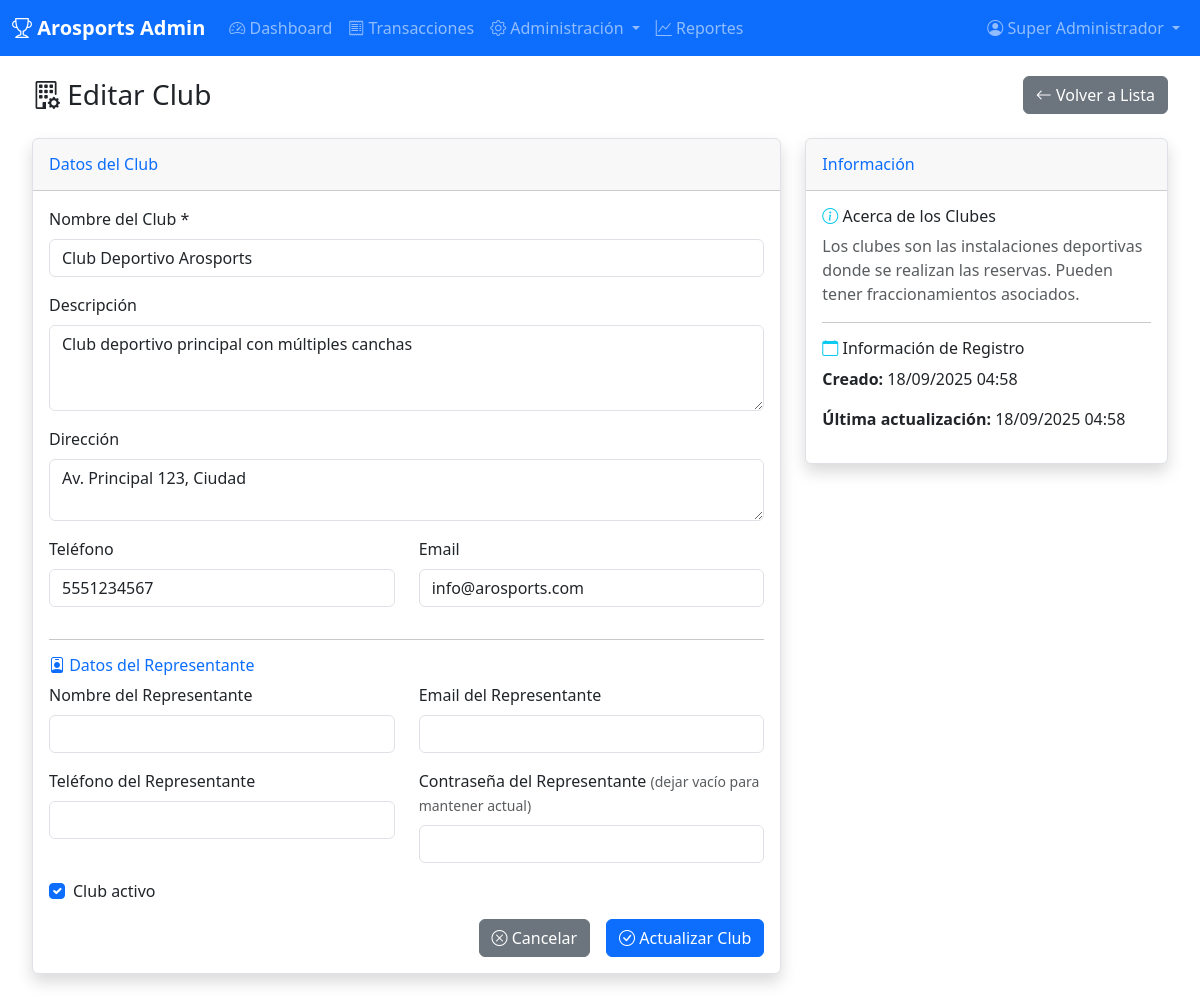
Page /admin/clubes?action=edit&id=1 (signed in) on the committed database.
### tables this page shows
CREATE TABLE `clubes` (
  `id` int(11) NOT NULL AUTO_INCREMENT,
  `nombre` varchar(100) NOT NULL,
  `descripcion` text DEFAULT NULL,
  `direccion` text DEFAULT NULL,
  `telefono` varchar(20) DEFAULT NULL,
  `email` varchar(100) DEFAULT NULL,
  `activo` tinyint(1) DEFAULT 1,
  `fecha_registro` timestamp DEFAULT CURRENT_TIMESTAMP,
  `fecha_actualizacion` timestamp DEFAULT CURRENT_TIMESTAMP ON UPDATE CURRENT_TIMESTAMP,
  PRIMARY KEY (`id`)
);

### controllers/BaseController.php (called while the page is built, shortened)
<?php
class BaseController {
    public function __construct() {
        $database = new Database();
        $this->db = $database->getConnection();
    }
    protected function render($view, $data = []) {
        extract($data);
        include "views/{$view}.php";
        include 'views/layouts/main.php';
    }
}
?>

### config/database.php (called while the page is built, shortened)
<?php
class Database {
    private $host = DB_HOST;
    private $db_name = DB_NAME;
    private $username = DB_USER;
    private $password = DB_PASS;
    private $charset = DB_CHARSET;
    public function getConnection() {
        $this->conn = null;
        try {
            $dsn = "mysql:host=" . $this->host . ";dbname=" . $this->db_name . ";charset=" . $this->charset;
            $this->conn = new PDO($dsn, $this->username, $this->password);
            $this->conn->setAttribute(PDO::ATTR_ERRMODE, PDO::ERRMODE_EXCEPTION);
        } catch(PDOException $exception) {
            echo "Error de conexión: " . $exception->getMessage();
        }
        return $this->conn;
    }
}
?>

### views/admin/clubes/form.php (the view, shortened to what this page needs)
<div class="container-fluid">
    <div class="d-sm-flex align-items-center justify-content-between mb-4">
        <h1 class="h3 mb-0 text-gray-800">
            <i class="bi bi-building-<?= $action === 'create' ? 'add' : 'gear' ?>"></i>
            <?= $action === 'create' ? 'Crear Club' : 'Editar Club' ?>
        </h1>
        <a href="<?= BASE_URL ?>/admin/clubes" class="btn btn-secondary">
            <i class="bi bi-arrow-left"></i> Volver a Lista
        </a>
    </div>
    <div class="row">
        <div class="col-lg-8">
            <div class="card shadow mb-4">
                <div class="card-header py-3">
                    <h6 class="m-0 font-weight-bold text-primary">
                        Datos del Club
                    </h6>
                </div>
                <div class="card-body">
                    <form method="POST" action="<?= BASE_URL ?>/admin/clubes?action=<?= $action ?><?= $action === 'edit' && isset($club) ? '&id=' . $club['id'] : '' ?>">
                        <div class="row">
                            <div class="col-md-12">
                                <div class="mb-3">
                                    <label for="nombre" class="form-label">Nombre del Club *</label>
                                    <input type="text"
                                           class="form-control"
                                           id="nombre"
                                           name="nombre"
                                           required
                                           value="<?= htmlspecialchars($club['nombre'] ?? $_POST['nombre'] ?? '') ?>">
                                </div>
                            </div>
                        </div>
                        <div class="mb-3">
                            <label for="descripcion" class="form-label">Descripción</label>
                            <textarea class="form-control"
                                      id="descripcion"
                                      name="descripcion"
                                      rows="3"><?= htmlspecialchars($club['descripcion'] ?? $_POST['descripcion'] ?? '') ?></textarea>
                        </div>
                        <div class="mb-3">
                            <label for="direccion" class="form-label">Dirección</label>
                            <textarea class="form-control"
                                      id="direccion"
                                      name="direccion"
                                      rows="2"><?= htmlspecialchars($club['direccion'] ?? $_POST['direccion'] ?? '') ?></textarea>
                        </div>
                        <div class="row">
                            <div class="col-md-6">
                                <div class="mb-3">
                                    <label for="telefono" class="form-label">Teléfono</label>
                                    <input type="tel"
                                           class="form-control"
                                           id="telefono"
                                           name="telefono"
                                           value="<?= htmlspecialchars($club['telefono'] ?? $_POST['telefono'] ?? '') ?>">
                                </div>
                            </div>
                            <div class="col-md-6">
                                <div class="mb-3">
                                    <label for="email" class="form-label">Email</label>
                                    <input type="email"
                                           class="form-control"
                                           id="email"
                                           name="email"
                                           value="<?= htmlspecialchars($club['email'] ?? $_POST['email'] ?? '') ?>">
                                </div>
                            </div>
                        </div>
                        <hr>
                        <h6 class="text-primary"><i class="bi bi-person-badge"></i> Datos del Representante</h6>
                        <div class="row">
                            <div class="col-md-6">
                                <div class="mb-3">
                                    <label for="representante_nombre" class="form-label">Nombre del Representante</label>
                                    <input type="text"
                                           class="form-control"
                                           id="representante_nombre"
                                           name="representante_nombre"
                                           value="<?= htmlspecialchars($club['representante_nombre'] ?? $_POST['representante_nombre'] ?? '') ?>">
                                </div>
                            </div>
                            <div class="col-md-6">
                                <div class="mb-3">
                                    <label for="representante_email" class="form-label">Email del Representante</label>
                                    <input type="email"
                                           class="form-control"
                                           id="representante_email"
                                           name="representante_email"
                                           value="<?= htmlspecialchars($club['representante_email'] ?? $_POST['representante_email'] ?? '') ?>">
                                </div>
                            </div>
                        </div>
                        <div class="row">
                            <div class="col-md-6">
                                <div class="mb-3">
                                    <label for="representante_telefono" class="form-label">Teléfono del Representante</label>
                                    <input type="tel"
                                           class="form-control"
                                           id="representante_telefono"
                                           name="representante_telefono"
                                           value="<?= htmlspecialchars($club['representante_telefono'] ?? $_POST['representante_telefono'] ?? '') ?>">
                                </div>
                            </div>
                            <div class="col-md-6">
                                <div class="mb-3">
                                    <label for="representante_password" class="form-label">
                                        Contraseña del Representante
                                        <?php if ($action === 'edit'): ?>
                                        <small class="text-muted">(dejar vacío para mantener actual)</small>
                                        <?php endif; ?>
                                    </label>
                                    <input type="password"
                                           class="form-control"
                                           id="representante_password"
                                           name="representante_password">
                                </div>
                            </div>
                        </div>
                        <?php if ($action === 'edit'): ?>
                        <div class="mb-3">
                            <div class="form-check">
                                <input class="form-check-input"
                                       type="checkbox"
                                       id="activo"
                                       name="activo"
                                       <?= ($club['activo'] ?? 1) ? 'checked' : '' ?>>
                                <label class="form-check-label" for="activo">
                                    Club activo
                                </label>
                            </div>
                        </div>
                        <?php endif; ?>
                        <div class="d-grid gap-2 d-md-flex justify-content-md-end">
                            <a href="<?= BASE_URL ?>/admin/clubes" class="btn btn-secondary me-md-2">
                                <i class="bi bi-x-circle"></i> Cancelar
                            </a>
                            <button type="submit" class="btn btn-primary">
                                <i class="bi bi-check-circle"></i>
                                <?= $action === 'create' ? 'Crear Club' : 'Actualizar Club' ?>
                            </button>
                        </div>
                    </form>
                </div>
            </div>
        </div>
        <div class="col-lg-4">
            <div class="card shadow mb-4">
                <div class="card-header py-3">
                    <h6 class="m-0 font-weight-bold text-primary">Información</h6>
                </div>
                <div class="card-body">
                    <h6><i class="bi bi-info-circle text-info"></i> Acerca de los Clubes</h6>
                    <p class="text-muted">
                        Los clubes son las instalaciones deportivas donde se realizan las reservas.
                        Pueden tener fraccionamientos asociados.
                    </p>
                    <?php if ($action === 'edit' && isset($club)): ?>
                    <hr>
                    <h6><i class="bi bi-calendar text-info"></i> Información de Registro</h6>
                    <p><strong>Creado:</strong> <?= date('d/m/Y H:i', strtotime($club['fecha_registro'])) ?></p>
                    <p><strong>Última actualización:</strong> <?= date('d/m/Y H:i', strtotime($club['fecha_actualizacion'])) ?></p>
                    <?php endif; ?>
                </div>
            </div>
        </div>
    </div>
</div>

### views/layouts/main.php (style rules this page uses)
.card { box-shadow: 0 0.125rem 0.25rem rgba(0, 0, 0, 0.075); border: 1px solid #dee2e6; }

### rows in the picture
clubes: nombre "Club Deportivo Arosports", descripcion "Club deportivo principal con múltiples canchas", direccion "Av. Principal 123, Ciudad", telefono "5551234567", email "info@arosports.com", activo "☑", fecha_registro "18/09/2025 04:58", fecha_actualizacion "18/09/2025 04:58"

### other values in the picture
APP_NAME "Arosports Admin"
$_SESSION['user_name'] "Super Administrador"
